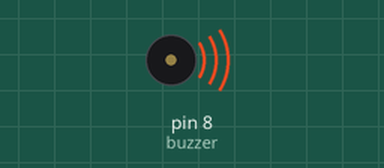
The sketch below on a simulated Arduino Uno, built with avr-gcc and run on an emulated ATmega328P. Shown: buzzer (waves = sounding). Random numbers use the default seed unless the sketch sets one.

Above: at 0.18 s.
At 25.78 s:
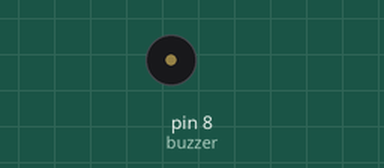
Timing chart, 0 to 40.0 s (numbered marks = the images above):
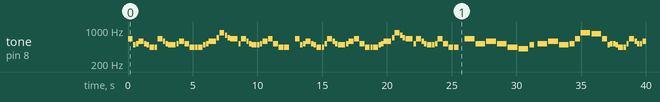

The sketch:

PixMob.ino
```cpp
#include <Arduino.h>      // Carrega Bibliotecas
#include <IRremote.hpp>


#define NOTE_B0  31
#define NOTE_C1  33
#define NOTE_CS1 35
#define NOTE_D1  37
#define NOTE_DS1 39
#define NOTE_E1  41
#define NOTE_F1  44
#define NOTE_FS1 46
#define NOTE_G1  49
#define NOTE_GS1 52
#define NOTE_A1  55
#define NOTE_AS1 58
#define NOTE_B1  62
#define NOTE_C2  65
#define NOTE_CS2 69
#define NOTE_D2  73
#define NOTE_DS2 78
#define NOTE_E2  82
#define NOTE_F2  87
#define NOTE_FS2 93
#define NOTE_G2  98
#define NOTE_GS2 104
#define NOTE_A2  110
#define NOTE_AS2 117
#define NOTE_B2  123
#define NOTE_C3  131
#define NOTE_CS3 139
#define NOTE_D3  147
#define NOTE_DS3 156
#define NOTE_E3  165
#define NOTE_F3  175
#define NOTE_FS3 185
#define NOTE_G3  196
#define NOTE_GS3 208
#define NOTE_A3  220
#define NOTE_AS3 233
#define NOTE_B3  247
#define NOTE_C4  262
#define NOTE_CS4 277
#define NOTE_D4  294
#define NOTE_DS4 311
#define NOTE_E4  330
#define NOTE_F4  349
#define NOTE_FS4 370
#define NOTE_G4  392
#define NOTE_GS4 415
#define NOTE_A4  440
#define NOTE_AS4 466
#define NOTE_B4  494
#define NOTE_C5  523
#define NOTE_CS5 554
#define NOTE_D5  587
#define NOTE_DS5 622
#define NOTE_E5  659
#define NOTE_F5  698
#define NOTE_FS5 740
#define NOTE_G5  784
#define NOTE_GS5 831
#define NOTE_A5  880
#define NOTE_AS5 932
#define NOTE_B5  988
#define NOTE_C6  1047
#define NOTE_CS6 1109
#define NOTE_D6  1175
#define NOTE_DS6 1245
#define NOTE_E6  1319
#define NOTE_F6  1397
#define NOTE_FS6 1480
#define NOTE_G6  1568
#define NOTE_GS6 1661
#define NOTE_A6  1760
#define NOTE_AS6 1865
#define NOTE_B6  1976
#define NOTE_C7  2093
#define NOTE_CS7 2217
#define NOTE_D7  2349
#define NOTE_DS7 2489
#define NOTE_E7  2637
#define NOTE_F7  2794
#define NOTE_FS7 2960
#define NOTE_G7  3136
#define NOTE_GS7 3322
#define NOTE_A7  3520
#define NOTE_AS7 3729
#define NOTE_B7  3951
#define NOTE_C8  4186
#define NOTE_CS8 4435
#define NOTE_D8  4699
#define NOTE_DS8 4978
#define REST 0

// change this to make the song slower or faster
int tempo=144;

// change this to whichever pin you want to use
int buzzer = 8;

// notes of the moledy followed by the duration.
// a 4 means a quarter note, 8 an eighteenth , 16 sixteenth, so on
// !!negative numbers are used to represent dotted notes,
// so -4 means a dotted quarter note, that is, a quarter plus an eighteenth!!
int melody[] = {

  //Based on the arrangement at https://www.flutetunes.com/tunes.php?id=192

  NOTE_E5, 4,  NOTE_B4,8,  NOTE_C5,8,  NOTE_D5,4,  NOTE_C5,8,  NOTE_B4,8,
  NOTE_A4, 4,  NOTE_A4,8,  NOTE_C5,8,  NOTE_E5,4,  NOTE_D5,8,  NOTE_C5,8,
  NOTE_B4, -4,  NOTE_C5,8,  NOTE_D5,4,  NOTE_E5,4,
  NOTE_C5, 4,  NOTE_A4,4,  NOTE_A4,8,  NOTE_A4,4,  NOTE_B4,8,  NOTE_C5,8,

  NOTE_D5, -4,  NOTE_F5,8,  NOTE_A5,4,  NOTE_G5,8,  NOTE_F5,8,
  NOTE_E5, -4,  NOTE_C5,8,  NOTE_E5,4,  NOTE_D5,8,  NOTE_C5,8,
  NOTE_B4, 4,  NOTE_B4,8,  NOTE_C5,8,  NOTE_D5,4,  NOTE_E5,4,
  NOTE_C5, 4,  NOTE_A4,4,  NOTE_A4,4, REST, 4,

  NOTE_E5, 4,  NOTE_B4,8,  NOTE_C5,8,  NOTE_D5,4,  NOTE_C5,8,  NOTE_B4,8,
  NOTE_A4, 4,  NOTE_A4,8,  NOTE_C5,8,  NOTE_E5,4,  NOTE_D5,8,  NOTE_C5,8,
  NOTE_B4, -4,  NOTE_C5,8,  NOTE_D5,4,  NOTE_E5,4,
  NOTE_C5, 4,  NOTE_A4,4,  NOTE_A4,8,  NOTE_A4,4,  NOTE_B4,8,  NOTE_C5,8,

  NOTE_D5, -4,  NOTE_F5,8,  NOTE_A5,4,  NOTE_G5,8,  NOTE_F5,8,
  NOTE_E5, -4,  NOTE_C5,8,  NOTE_E5,4,  NOTE_D5,8,  NOTE_C5,8,
  NOTE_B4, 4,  NOTE_B4,8,  NOTE_C5,8,  NOTE_D5,4,  NOTE_E5,4,
  NOTE_C5, 4,  NOTE_A4,4,  NOTE_A4,4, REST, 4,


  NOTE_E5,2,  NOTE_C5,2,
  NOTE_D5,2,   NOTE_B4,2,
  NOTE_C5,2,   NOTE_A4,2,
  NOTE_GS4,2,  NOTE_B4,4,  REST,8,
  NOTE_E5,2,   NOTE_C5,2,
  NOTE_D5,2,   NOTE_B4,2,
  NOTE_C5,4,   NOTE_E5,4,  NOTE_A5,2,
  NOTE_GS5,2,

};

// sizeof gives the number of bytes, each int value is composed of two bytes (16 bits)
// there are two values per note (pitch and duration), so for each note there are four bytes
int notes=sizeof(melody)/sizeof(melody[0])/2;

// this calculates the duration of a whole note in ms (60s/tempo)*4 beats
int wholenote = (60000 * 4) / tempo;

int divider = 0, noteDuration = 0;

// Variáveis do programa
const uint16_t pin_IR_LED = 3; // numero do pino para ligar o transmissor IR
int tamanho;  // variavel para guardar o numero de bytes referente a cor enviada para a pulseira, nessesário para a função IRSender

// Código de Cores que será enviado para a pulseira
uint16_t   vermelho[]      = {1400, 1400, 700, 700, 700, 1400, 700, 2800, 700, 2800, 700, 700, 700, 700, 700, 1400, 1400, 2800, 1400, 2800, 700};
uint16_t   verde[]         = {700, 700, 700, 700, 1400, 1400, 1400, 2800, 700, 1400, 700, 1400, 700, 1400, 700, 2100, 1400, 2100, 1400, 2800, 700};
uint16_t   azul[]          = {700, 700, 700, 2100, 1400, 1400, 700, 2100, 700, 1400, 700, 700, 700, 1400, 1400, 700, 700, 1400, 700, 700, 700, 700, 700, 700, 700, 2100, 700};
uint16_t   amarelo_verde[] = {700, 700, 700, 700, 1400, 1400, 1400, 2800, 700, 2100, 700, 700, 700, 1400, 700, 1400, 700, 700, 700, 2100, 1400, 2800, 700};
uint16_t   azul_claro[]    = {700, 700, 700, 2100, 1400, 700, 700, 2800, 700, 1400, 700, 700, 700, 1400, 700, 700, 700, 700, 700, 700, 700, 700, 1400, 1400, 700, 2100, 700};
uint16_t   magenta[]       = {700, 700, 700, 700, 1400, 1400, 1400, 2800, 700, 2100, 1400, 2100, 700, 700, 700, 700, 1400, 2100, 700, 700, 700, 2100, 700};
uint16_t   amarelo[]       = {1400, 1400, 700, 700, 700, 700, 1400, 2800, 700, 2100, 700, 700, 700, 1400, 700, 1400, 1400, 2800, 1400, 2800, 700};
uint16_t   rosa[]          = {700, 700, 700, 2100, 1400, 700, 700, 2800, 700, 1400, 700, 700, 700, 2800, 1400, 1400, 700, 2100, 700, 700, 700, 2100, 700};
uint16_t   laranja[]       = {700, 700, 700, 700, 1400, 1400, 1400, 2800, 700, 2100, 700, 700, 700, 1400, 700, 700, 700, 1400, 700, 2100, 1400, 2800, 700};
uint16_t   branco[]        = {700, 700, 700, 2100, 1400, 700, 700, 2800, 700, 1400, 700, 700, 700, 2800, 1400, 1400, 700, 2100, 700, 1400, 700, 1400, 700};
uint16_t   turquesa[]       = {700, 700, 700, 700, 1400, 1400, 1400, 2800, 700, 1400, 700, 700, 1400, 1400, 700, 1400, 1400, 2800, 700, 700, 700, 2100, 700};

long randNumber;

long int t1;
long int t2;

void setup() { // ajusta as configuraçãoes iniciais
  IrSender.begin(pin_IR_LED); // Inicializa o pino do Arduino que enviará os dados
  IrSender.enableIROut(38);   // Define a frequencia da portadora do sinal IR
} // fim das configuraçoes iniciais

void loop() {
  // iterate over the notes of the melody.
  // Remember, the array is twice the number of notes (notes + durations)
  for (int thisNote = 0; thisNote < notes * 2; thisNote = thisNote + 2) {

    // calculates the duration of each note
    divider = melody[thisNote + 1];
    if (divider > 0) {
      // regular note, just proceed
      noteDuration = (wholenote) / divider;
    } else if (divider < 0) {
      // dotted notes are represented with negative durations!!
      noteDuration = (wholenote) / abs(divider);
      noteDuration *= 1.5; // increases the duration in half for dotted notes
    }

    // we only play the note for 90% of the duration, leaving 10% as a pause
    tone(buzzer, melody[thisNote], noteDuration*0.9);

    // Define qual cor vai ser colocada na pulseira
    // Generate a random number from 0 to 11
    randNumber = random(0, 12);

    if (randNumber == 0) {
      t1 = millis();
      // pisca LEDs Cor Vermelho
      tamanho = sizeof vermelho / sizeof *vermelho; // conta quantos bytes serão enviados da cor vermelha
      IrSender.sendRaw(vermelho, tamanho, 38);    // envia os dados para o tranmissor IR
      t2 = millis();
      delay(noteDuration - (t2 - t1));
    }
    else if ((randNumber == 1)){
      t1 = millis();
      // pisca LEDs Cor Verde
      tamanho = sizeof verde / sizeof *verde; // conta quantos bytes serão enviados da cor verde
      IrSender.sendRaw(verde, tamanho, 38);    // envia os dados para o tranmissor IR
      t2 = millis();
      delay(noteDuration - (t2 - t1));
    }
    else if ((randNumber == 2)){
      t1 = millis();
      // pisca LEDs Cor amarelo_verde
      tamanho = sizeof amarelo_verde / sizeof *amarelo_verde; // conta quantos bytes serão enviados da cor amarelo_verde
      IrSender.sendRaw(amarelo_verde, tamanho, 38);    // envia os dados para o tranmissor IR
      t2 = millis();
      delay(noteDuration - (t2 - t1));
    }
    else if ((randNumber == 3)){
      t1 = millis();
      // pisca LEDs Cor azul_claro
      tamanho = sizeof azul_claro / sizeof *azul_claro; // conta quantos bytes serão enviados da cor azul_claro
      IrSender.sendRaw(azul_claro, tamanho, 38);    // envia os dados para o tranmissor IR
      t2 = millis();
      delay(noteDuration - (t2 - t1));
    }
    else if ((randNumber == 4)){
      t1 = millis();
      // pisca LEDs Cor magenta
      tamanho = sizeof magenta / sizeof *magenta; // conta quantos bytes serão enviados da cor magenta
      IrSender.sendRaw(magenta, tamanho, 38);    // envia os dados para o tranmissor IR
      t2 = millis();
      delay(noteDuration - (t2 - t1));
    }
    else if ((randNumber == 5)){
      t1 = millis();
      // pisca LEDs Cor amarelo
      tamanho = sizeof amarelo / sizeof *amarelo; // conta quantos bytes serão enviados da cor amarelo
      IrSender.sendRaw(amarelo, tamanho, 38);    // envia os dados para o tranmissor IR
      t2 = millis();
      delay(noteDuration - (t2 - t1));
    }
    else if ((randNumber == 6)){
      t1 = millis();
      // pisca LEDs Cor rosa
      tamanho = sizeof rosa / sizeof *rosa; // conta quantos bytes serão enviados da cor rosa
      IrSender.sendRaw(rosa, tamanho, 38);    // envia os dados para o tranmissor IR
      t2 = millis();
      delay(noteDuration - (t2 - t1));
    }
    else if ((randNumber == 7)){
      t1 = millis();
      // pisca LEDs Cor laranja
      tamanho = sizeof laranja / sizeof *laranja; // conta quantos bytes serão enviados da cor laranja
      IrSender.sendRaw(laranja, tamanho, 38);    // envia os dados para o tranmissor IR
      t2 = millis();
      delay(noteDuration - (t2 - t1));
    }
    else if ((randNumber == 8)){
      t1 = millis();
      // pisca LEDs Cor branco
      tamanho = sizeof branco / sizeof *branco; // conta quantos bytes serão enviados da cor branco
      IrSender.sendRaw(branco, tamanho, 38);    // envia os dados para o tranmissor IR
      t2 = millis();
      delay(noteDuration - (t2 - t1));
    }
    else if ((randNumber == 9)){
      t1 = millis();
      // pisca LEDs Cor turquesa
      tamanho = sizeof turquesa / sizeof *turquesa; // conta quantos bytes serão enviados da cor turquesa
      IrSender.sendRaw(turquesa, tamanho, 38);    // envia os dados para o tranmissor IR
      t2 = millis();
      delay(noteDuration - (t2 - t1));
    }
    else if ((randNumber == 10)){
      t1 = millis();
      // pisca LEDs Cor Azul
      tamanho = sizeof azul / sizeof *azul; // conta quantos bytes serão enviados da cor azul
      IrSender.sendRaw(azul, tamanho, 38);    // envia os dados para o tranmissor IR
      t2 = millis();
      delay(noteDuration - (t2 - t1));
    }

    // stop the waveform generation before the next note.
    noTone(buzzer);

  }
}
```

Measured:
- by itself, tone on pin 8 (buzzer): plays 659 Hz for 0.37 s, 494 Hz for 0.19 s, 523 Hz for 0.19 s, 587 Hz for 0.37 s, 523 Hz for 0.19 s, 494 Hz for 0.19 s … (104 notes in this stretch)
